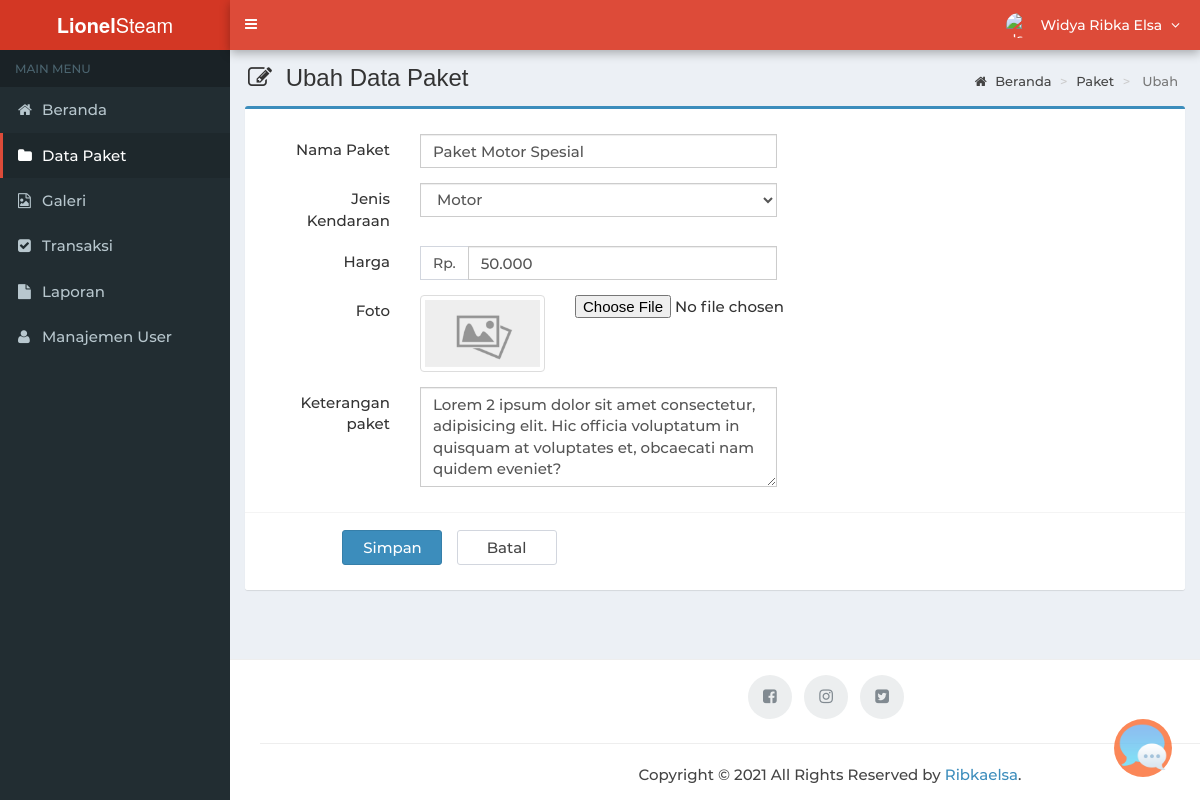
The app's page /main.php?module=form_paket&form=edit&id=2 (signed in) with its own data.
### tables this page shows
CREATE TABLE `paket` (
  `id_paket` int(11) NOT NULL,
  `nama_paket` varchar(30) NOT NULL,
  `jenis_kendaraan` enum('Mobil','Motor') NOT NULL,
  `harga` int(11) NOT NULL,
  `foto_paket` varchar(60) NOT NULL,
  `ket_paket` text NOT NULL
);

### config/fungsi_rupiah.php (called while the page is built, shortened)
<?php
function format_rupiah($angka){
  $rupiah=number_format($angka,0,',','.');
  return $rupiah;
}
?>

### modules/paket/form.php (the view, shortened to what this page needs)
<?php
 if ($_GET['form'] == 'add') { ?>
  <section class="content-header">
    <h1>
      <i style="margin-right:7px" class="fa fa-edit"></i> Input Data Paket
    </h1>
    <ol class="breadcrumb">
      <li><a href="?module=home"><i class="fa fa-home"></i> Beranda </a></li>
      <li><a href="?module=paket"> Paket </a></li>
      <li class="active"> Tambah </li>
    </ol>
  </section>
  <section class="content">
    <div class="row">
      <div class="col-md-12">
        <div class="box box-primary">
          <form role="form" class="form-horizontal" method="POST" action="modules/paket/proses.php?act=insert" enctype="multipart/form-data">
            <div class="box-body">
              <div class="form-group">
                <label class="col-sm-2 control-label">Nama Paket</label>
                <div class="col-sm-5">
                  <input type="text" class="form-control" name="nama_paket" autocomplete="off" required>
                </div>
              </div>
              <div class="form-group">
                <label class="col-sm-2 control-label">Jenis Kendaraan</label>
                <div class="col-sm-5">
                  <select class="form-control" name="jenis_kendaraan" required>
                    <option value=""></option>
                    <option value="Mobil">Mobil</option>
                    <option value="Motor">Motor</option>
                  </select>
                </div>
              </div>
              <div class="form-group">
                <label class="col-sm-2 control-label">Harga</label>
                <div class="col-sm-5">
                  <div class="input-group">
                    <span class="input-group-addon">Rp.</span>
                    <input type="text" class="form-control" id="harga" name="harga" autocomplete="off" onKeyPress="return goodchars(event,'0123456789',this)" required>
                  </div>
                </div>
              </div>
              <div class="form-group">
                <label class="col-sm-2 control-label">Foto</label>
                <div class="col-sm-2">
                  <img src="assets/img/galeri/default.png" class="img-thumbnail img-preview">
                </div>
                <div class="col-sm-5">
                  <input type="file" class="custom-file-input" name="foto_paket" onchange="previewImg(this)">
                </div>
              </div>
              <div class="form-group">
                <label class="col-sm-2 control-label" for="ket_paket">Keterangan paket</label>
                <div class="col-sm-5">
                  <textarea class="form-control" rows="4" name="ket_paket" placeholder="Masukkan keterangan paket"></textarea>
                </div>
              </div>
            </div>
            <div class="box-footer">
              <div class="form-group">
                <div class="col-sm-offset-2 col-sm-10">
                  <input type="submit" class="btn btn-primary btn-submit" name="simpan" value="Simpan">
                  <a href="?module=paket" class="btn btn-default btn-reset">Batal</a>
                </div>
              </div>
            </div>
          </form>
        </div>
      </div>
    </div>
  </section>
<?php
 }
 elseif ($_GET['form'] == 'edit') {
   if (isset($_GET['id'])) {
     $query = mysqli_query($mysqli, "SELECT * FROM paket WHERE id_paket='$_GET[id]'")
       or die('Ada kesalahan pada query tampil data paket : ' . mysqli_error($mysqli));
     $data  = mysqli_fetch_assoc($query);
   }
 ?>
  <section class="content-header">
    <h1>
      <i style="margin-right:7px" class="fa fa-edit"></i> Ubah Data Paket
    </h1>
    <ol class="breadcrumb">
      <li><a href="?module=home"><i class="fa fa-home"></i> Beranda </a></li>
      <li><a href="?module=paket"> Paket </a></li>
      <li class="active"> Ubah </li>
    </ol>
  </section>
  <section class="content">
    <div class="row">
      <div class="col-md-12">
        <div class="box box-primary">
          <form role="form" class="form-horizontal" method="POST" action="modules/paket/proses.php?act=update" enctype="multipart/form-data">
            <div class="box-body">
              <div class="form-group">
                <label class="col-sm-2 control-label">Nama Paket</label>
                <div class="col-sm-5">
                  <input type="text" class="form-control" name="nama_paket" autocomplete="off" value="<?php echo $data['nama_paket']; ?>" required>
                </div>
              </div>
              <div class="form-group">
                <label class="col-sm-2 control-label">Jenis Kendaraan</label>
                <div class="col-sm-5">
                  <select class="form-control" name="jenis_kendaraan" required>
                    <option value="<?php echo $data['jenis_kendaraan']; ?>"><?php echo $data['jenis_kendaraan']; ?></option>
                  </select>
                </div>
              </div>
              <div class="form-group">
                <label class="col-sm-2 control-label">Harga</label>
                <div class="col-sm-5">
                  <div class="input-group">
                    <span class="input-group-addon">Rp.</span>
                    <input type="text" class="form-control" id="harga" name="harga" autocomplete="off" onKeyPress="return goodchars(event,'0123456789',this)" value="<?php echo format_rupiah($data['harga']); ?>" required>
                  </div>
                </div>
              </div>
              <div class="form-group">
                <label class="col-sm-2 control-label">Foto</label>
                <div class="col-sm-2">
                  <img src="assets/img/paket/<?php echo $data['foto_paket']; ?>" class="img-thumbnail img-preview">
                </div>
                <div class="col-sm-5">
                  <input type="file" class="custom-file-input" name="foto_paket" onchange="previewImg(this)">
                </div>
              </div>
              <div class="form-group">
                <label class="col-sm-2 control-label" for="ket_paket">Keterangan paket</label>
                <div class="col-sm-5">
                  <textarea class="form-control" rows="4" name="ket_paket" placeholder="Masukkan keterangan paket"><?php echo $data['ket_paket']; ?></textarea>
                </div>
              </div>
            </div>
            <div class="box-footer">
              <div class="form-group">
                <div class="col-sm-offset-1 col-sm-11">
                  <input type="submit" class="btn btn-primary btn-submit" name="simpan" value="Simpan">
                  <a href="?module=paket" class="btn btn-default btn-reset">Batal</a>
                </div>
              </div>
            </div>
          </form>
        </div>
      </div>
    </div>
  </section>
<?php
 }
 ?>

### assets/css/style.css (style rules this page uses)
.form-horizontal .control-label { margin-bottom: 0; padding-top: 5px; text-align: right; }
label { display: inline-block; font-size: 15px; font-weight: 400; margin-bottom: 5px; max-width: 100%; }
.form-control { background-color: #fff; background-image: none; border: 1px solid #ccc; border-radius: 4px; box-shadow: 0 1px 1px rgba(0, 0, 0, 0.075) inset; color: #555; display: block; font-size: 15px; height: 34px; line-height: 1.42857; padding: 6px 12px; transition: border-color 0.15s ease-in-out 0s, box-shadow 0.15s ease-in-out 0s; width: 100%; }
.btn-default { background-color: #fff; border-color: #d2d6de; color: #444; }
.content-header { padding: 15px 18px 0; position: relative; }
.content-header > .breadcrumb { background: transparent none repeat scroll 0 0; border-radius: 2px; float: right; font-size: 13px; margin-bottom: 0; margin-top: 0; padding: 7px 12px; position: absolute; right: 10px; top: 15px; }
.btn-submit { width: 100px; margin-top: 7px; margin-right: 10px; font-size: 15px; }
.btn-reset { width: 100px; margin-top: 7px; font-size: 15px; }
body { background-color: #fff; color: #333; font-size: 15px; line-height: 1.42857; }

### assets/css/style_user.css (style rules this page uses)
* { margin: 0; padding: 0; box-sizing: border-box; }
body { font-family: 'montm'; }

### records on screen
paket: nama_paket "Paket Motor Spesial", jenis_kendaraan "Motor", harga "50.000", foto_paket (placeholder picture), ket_paket "Lorem 2 ipsum dolor sit amet consectetur, adipisicing elit. Hic officia voluptatum in quisquam at voluptates et, obcaecati nam quidem eveniet?"

### other values on screen
$_SESSION['nama_user'] "Widya Ribka Elsa"
